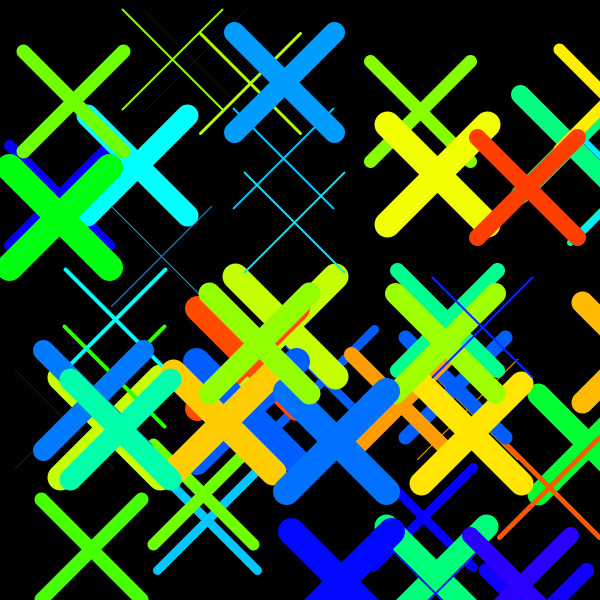
Frame 1 (no input)
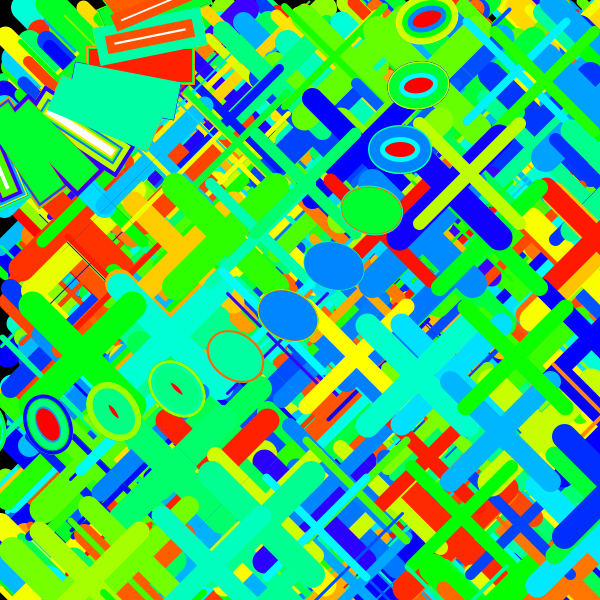
Frame 60 (the mouse pressed at the canvas centre just before this capture)
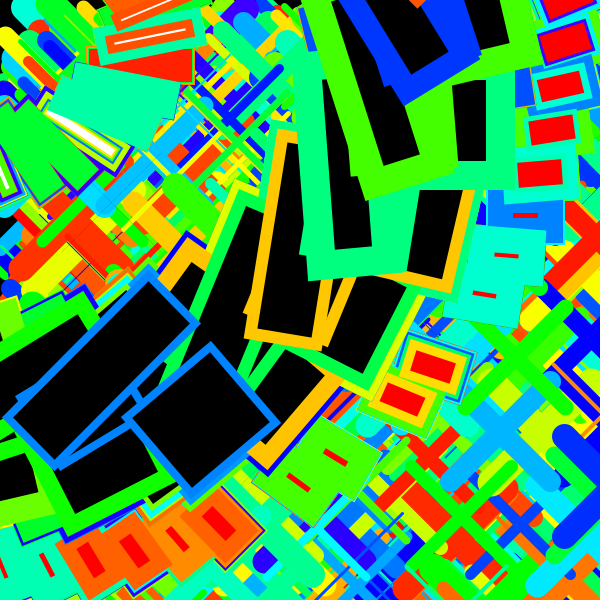
Frame 120 (the mouse held since frame 60 and released just before this capture)

The Processing sketch that drew these frames (run headless with seeded random() and noise(); from frame 60 on, the mouse is pressed at the canvas centre):

// Processing sketch: processing_113093
// ── processing_113093.pde

float timer = 0;


void setup() {

  size(600, 600);
  frameRate(10);
  background(0);
  

 
  colorMode(HSB, 360, 100, 100);
}

 

  void draw() {
    loop();
   
    timer += 0.1;
    
    for (int i = 0; i < 50; i++) { //Draw 50 X shapes
      drawX(int(random(255)), int(random(30)),int(random(width)), int(random(height)), 100);
    }

}

 

 

void drawX(int gray, int weight, int x, int y, int size) {

    
    stroke(gray, 100, 100);
    strokeWeight(weight);
    

  if (timer > 0 && timer < 3)
  {
    line(x, y, x+size, y+size);
    line(x+size, y, x, y+size);
  }
   

   smooth();

   if (timer > 3 && timer < 5) {
   //fill(gray, 100, 100);

   rect(100, 60, 80, 10);

   rotate(-PI/16);

    rect(100, 60, 80, 10);

    rotate(-PI/8);

    rect(100, 60, 80, 10);
   }
   

    smooth();
if (timer > 5 && timer < 7) {
  fill(360, 100, 100);
    ellipse(400, 150, 35, 20);

    rotate(-PI/20);

    ellipse(400, 150, 35, 20);

    rotate(-PI/10);

     ellipse(400, 150, 35, 20);
}
     
     smooth();
    if (timer > 7 && timer < 10) {
    
      rect(500, 200, 50, 30);
      
    rotate(-PI/40);
    
    rect(500, 200, 50, 30);
    
    rotate(-PI/20);
    
    rect(500, 200, 50, 30); 
    }
    
    if (timer > 10 && timer < 15) {
      fill(255, 0, 0);
   rect(350, 90, 80, 100);
   rotate(-PI/20);
    rect(400, 65, 100, 110);
    rotate(-PI/40);
    rect(300, 90, 67, 200);
}

if (timer > 15 && timer < 20) {
  ellipse(500, 500, 200, 300);
    rotate(-PI/20);
    ellipse(600, 300, 350, 600);
    rotate(-PI/40);
     ellipse(550, 250, 220, 400);

}


if (timer > 20 && timer < 25) {
  ellipse(100, 500, 200, 300);
    rotate(-PI/20);
    rect(150, 300, 350, 600);
    rotate(-PI/40);
     rect(200, 250, 220, 400);
}

}
